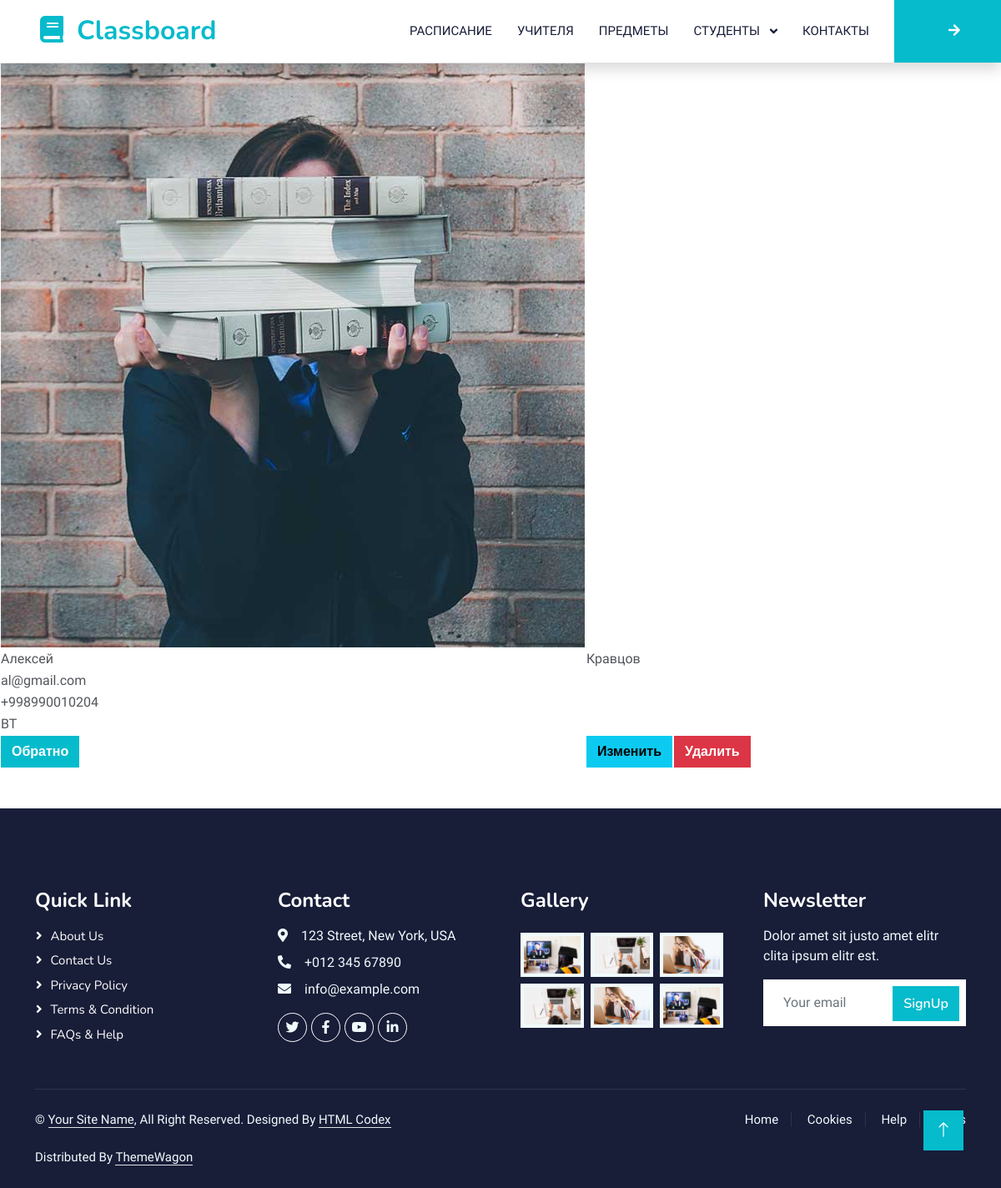
The app's page /students/1/ with its own data.
### students/models.py (models this page shows)
class Student(PersonAbstract):
    group = models.ForeignKey(
        verbose_name="Группа",
        to="Group",
        on_delete=models.CASCADE,
        related_name="student_group",
    )
    on_subject = models.ManyToManyField(
        verbose_name="Предмет", to="subjects.Subject", related_name="student_subject"
    )
    class Meta:
        verbose_name = "Студент"
        verbose_name_plural = "Студенты"
        ordering = ["first_name", "last_name"]

class Group(models.Model):
    name = models.CharField(
        verbose_name="Группа", max_length=100, blank=True, null=True
    )
    class Meta:
        verbose_name = "Группа"
        verbose_name_plural = "Группы"
        ordering = ["name"]
    def __str__(self) -> str:
        return f"{self.name}"

### students/views.py (the view)
# urls.py: path("<int:pk>/", StudentTempateView.as_view(), name="students_view"),
class StudentTempateView(TemplateView):
    template_name = "student_detail.html"
    def get_context_data(self, **kwargs):
        context = super().get_context_data(**kwargs)
        context = {"student": get_object_or_404(Student, pk=self.kwargs["pk"])}
        return context

### students/templates/student_detail.html (shortened to what this page needs)
{% extends 'layout/base.html' %}
{% load static %}
{% block content %}
<table>
    <tr>
        <td>
            {% if student.image %}
            <img class="img-fluid" src="{{ student.image.url }}" alt="">
        {% else %}
            <img class="img-fluid" src="{% static 'img/about.jpg' %}" alt="">
        {% endif %}
            </td>
    </tr>
    <tr>
        <td>
            {{ student.first_name }}
        </td>
        <td>
            {{ student.last_name }}
        </td>
    </tr>
    <tr>
        <td>
            {{ student.email }}
        </td>
    </tr>
    <tr>
        <td>
            {{ student.phone }}
        </td>
    </tr>
    <tr>
        <td>
            {{ student.group }}
        </td>
    </tr>
    <tr>
        <td>
            <a class="btn btn-primary" href="{% url 'students_view' %}"> Обратно </a>
        </td>
        <td>
            <a class="btn btn-info" href="{% url 'student_update' student.pk %}"> Изменить </a>
        </td>
        <td>
            <a class="btn btn-danger" href="{% url 'student_delete' student.pk %}"> Удалить </a>
        </td>
    </tr>
</table>
{% endblock content %}

### static/css/style.css (style rules this page uses)
:root { --primary: #06BBCC; --light: #F0FBFC; --dark: #181d38; }
.btn { font-family: 'Nunito', sans-serif; font-weight: 600; transition: .5s; }
.btn.btn-primary, .btn.btn-secondary { color: #FFFFFF; }

### records on screen
Student: first_name "Алексей", last_name "Кравцов", email "al@gmail.com", phone "+998990010204", group "ВТ"
